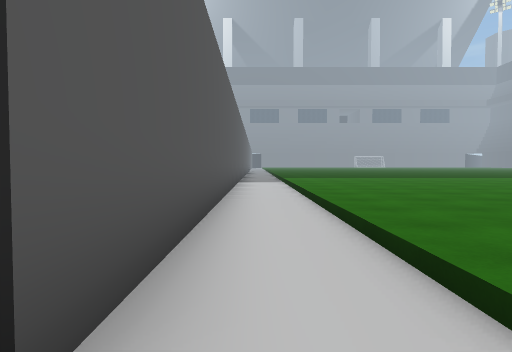
view 1 (above)

19 first-person views from a walk through a 3-D level made in the Unity game engine. The camera is 1.3 m above the floor, tilts 2° down and sees 75° across. The floor is counted in squares, 2 m on a side. Each view is taken from the middle of a square. On the plan, view 1 faces up. The plan holds only what a view shows up to about 10 squares ahead; the rest is blank. The place goes on beyond the plan.

view 2
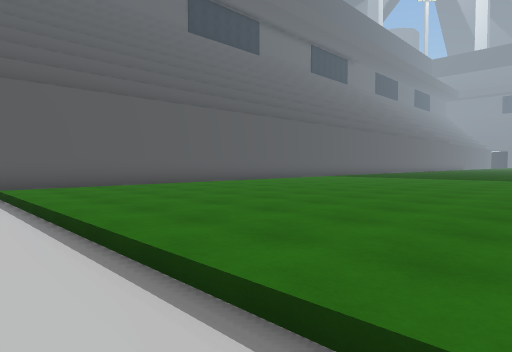

view 3
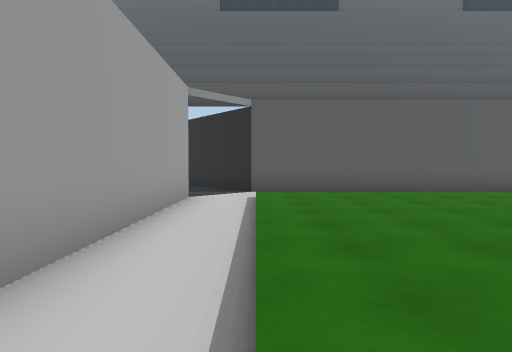

view 4
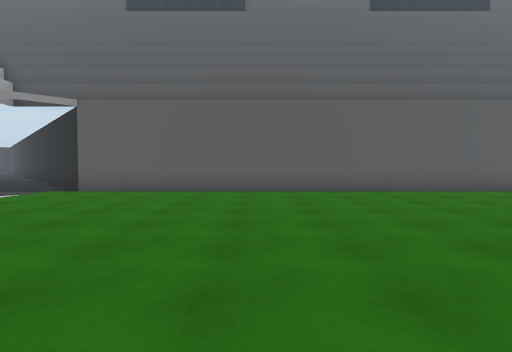

view 5
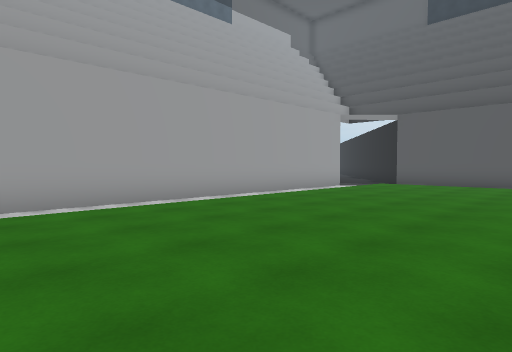

view 6
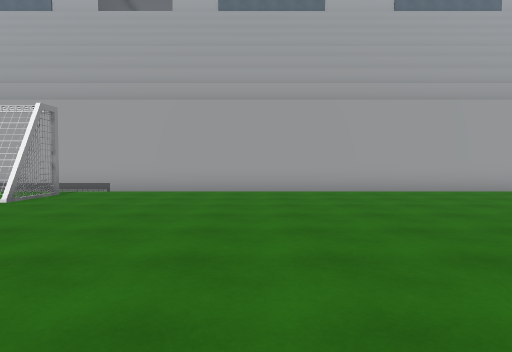

view 7
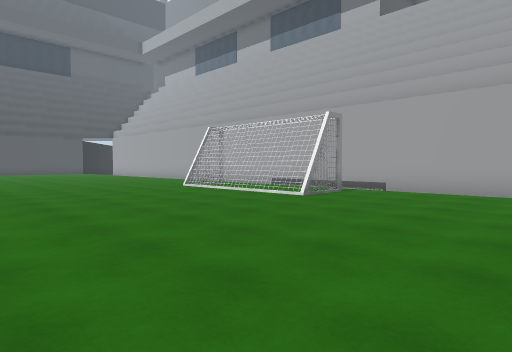

view 8
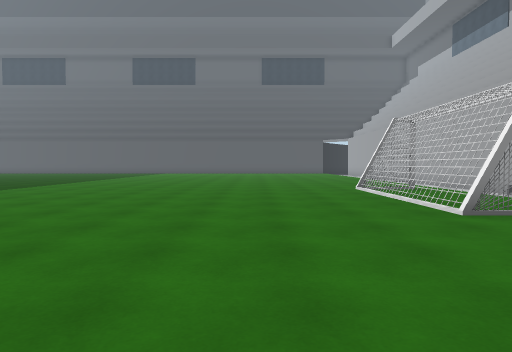

view 9
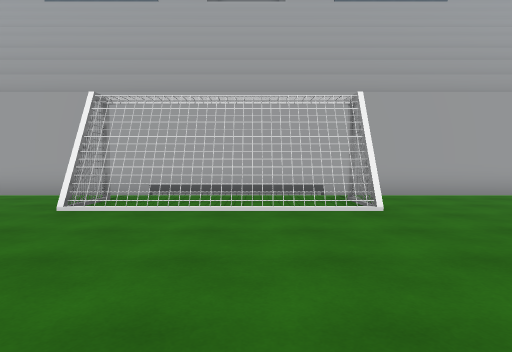

view 10
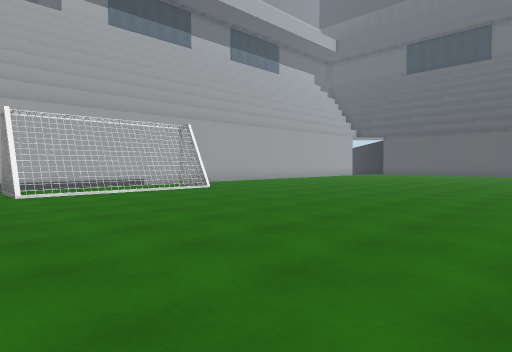

view 11
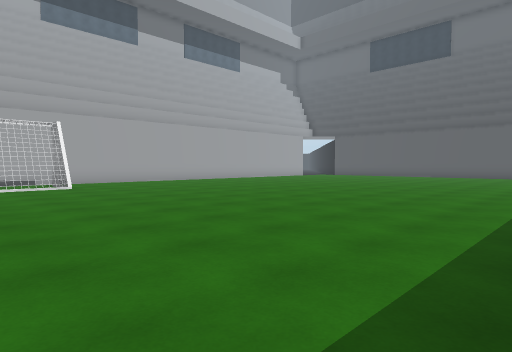

view 12
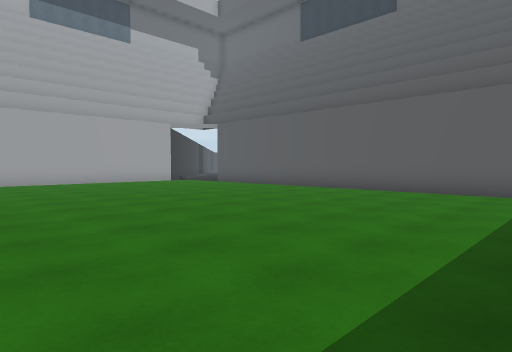

view 13
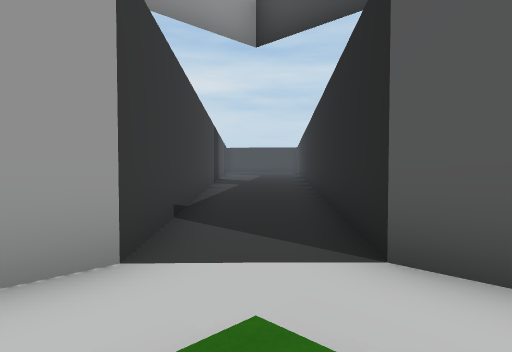

view 14
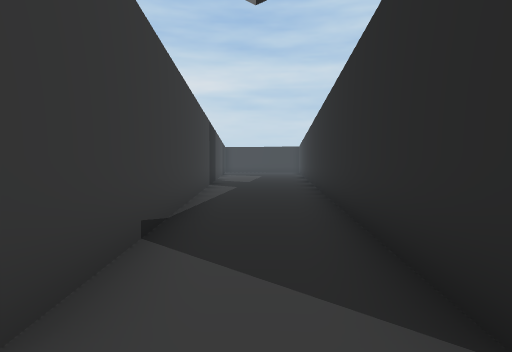

view 15
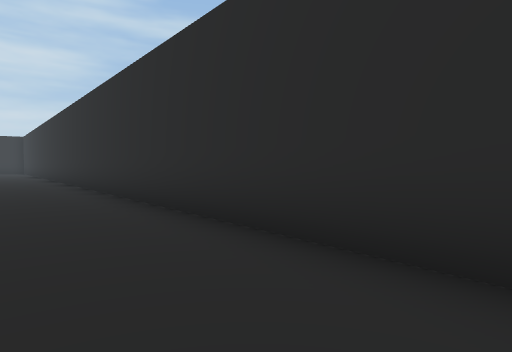

view 16
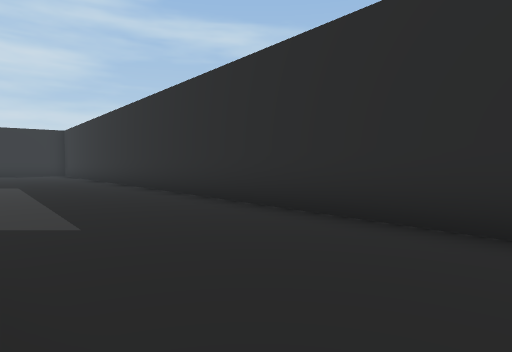

view 17
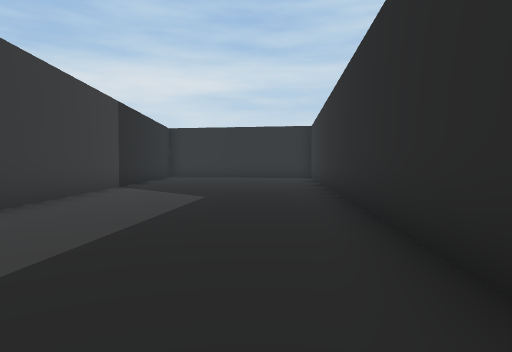

view 18
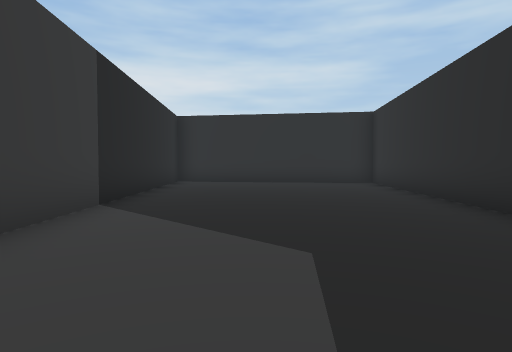

view 19
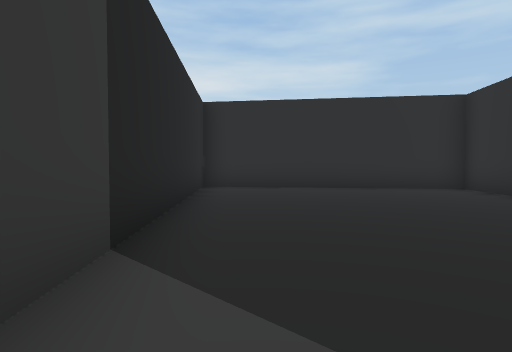

### Floor plan
Key: @ floor where view 1 was taken; # wall or solid block; . main floor; - floor 0.25 m lower than the main floor; / step, stairs or slope; T thing the floor can be seen under or through.
Columns run from 24 left of view 1 to 22 right of it. Each row starts with its distance up from view 1.
 13                        #     .....     ..... ..
 12                        # /.....................
 11                        # /.....................
 10                        #-/.....................
  9                        #-/.....................
  8                        #-/....... .............
  7                        #-/....... .............
  6                        #-/.....................
  5                        #-/.....................
  4                        #-/.....................
  3                        #-/...............TTTT..
  2                        #-/..............#....#.
  1                       ##-//////////////////////
  0                      ##-@-----------         -
 -1                     ##---######################
 -2                   ###---##
 -3                  ##----##
 -4                 ##----##
 -5                ##----##
 -6               ##----##
 -7             ###--- -#
 -8            ##------
 -9           ##------
-10          ##------
-11        ###------
-12       ##------
-13      ##-------
-14     ##-------
-15    ##-------#
-16  ###--------#
-17 ##---------##
-18 #---------##
-19 #--------##
-20 ##------##
-21  ##----##
-22   #---##

Where each view was taken, in squares from view 1:
view 1: 0 up, 0 right, facing up
view 2: 0 up, 9 right, facing up-left
view 3: 1 up, 9 right, facing left
view 4: 6 up, 9 right, facing left
view 5: 6 up, 12 right, facing down-left
view 6: 9 up, 12 right, facing down
view 7: 9 up, 12 right, facing down-right
view 8: 6 up, 12 right, facing right
view 9: 8 up, 18 right, facing down
view 10: 11 up, 22 right, facing down-left
view 11: 13 up, 19 right, facing down-left
view 12: 13 up, 9 right, facing down-left
view 13: 2 up, 2 right, facing down-left
view 14: 1 up, 1 right, facing down-left
view 15: 3 down, 2 left, facing left
view 16: 8 down, 6 left, facing left
view 17: 9 down, 11 left, facing down-left
view 18: 13 down, 13 left, facing down-left
view 19: 16 down, 14 left, facing down-left
